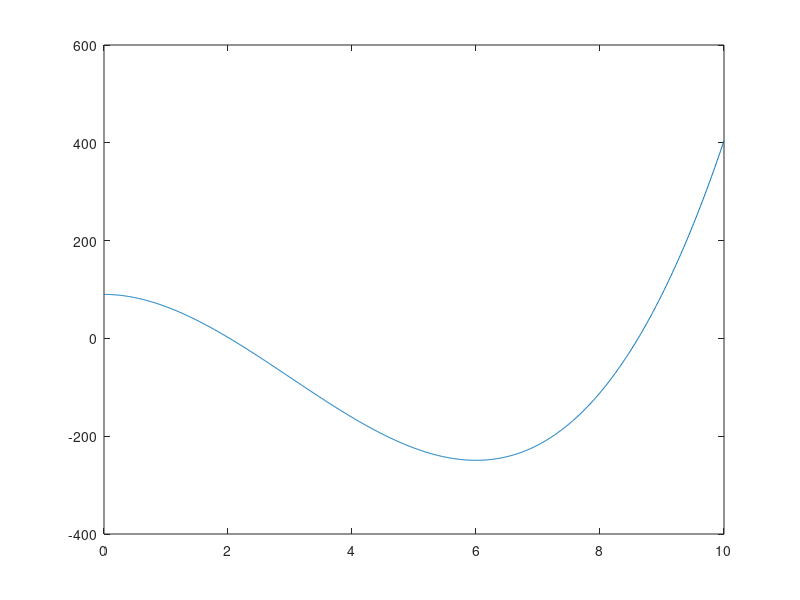

Write MATLAB code to recreate this figure. (Note: this script raises an error after producing the figure.)
% Name: Andrew Pang
% Date: 3 MAY 2019  
% Task 3 :  Water tank
close all; clear all; clc;

%row vector for height, and fucntions f(h) and df/dh
h = 0:0.01:10;
fx = @(h) pi*h.^3 - 9*pi*h.^2 + 90;
df = @(h) 3*pi*h.^2 - 18*pi*h;

%plots h agaisnt f(h)
plot(h,fx(h));
hold on

%prompts user for root guess
xi = input("Enter a guess for the root : ");

%ontains root using newraph function
[root, iter] = newraph(fx,df,xi,1e-4);
fprintf('The root is %f\n',root);

%plots the root
plot(root,fx(root),'b^');

%labels the axes and adds a title and legend
xlabel('height');
ylabel('f(h)');
title('f(h) = h^3 - 9h^2 + (90/pi)');
legend('f(h)','Root');

fprintf('The depth of water needed to fill the tank to 30m^3 is %fm\n',root);
fprintf("It took the Newton-Raphson method %0.0f iterations to solve\n",iter);


